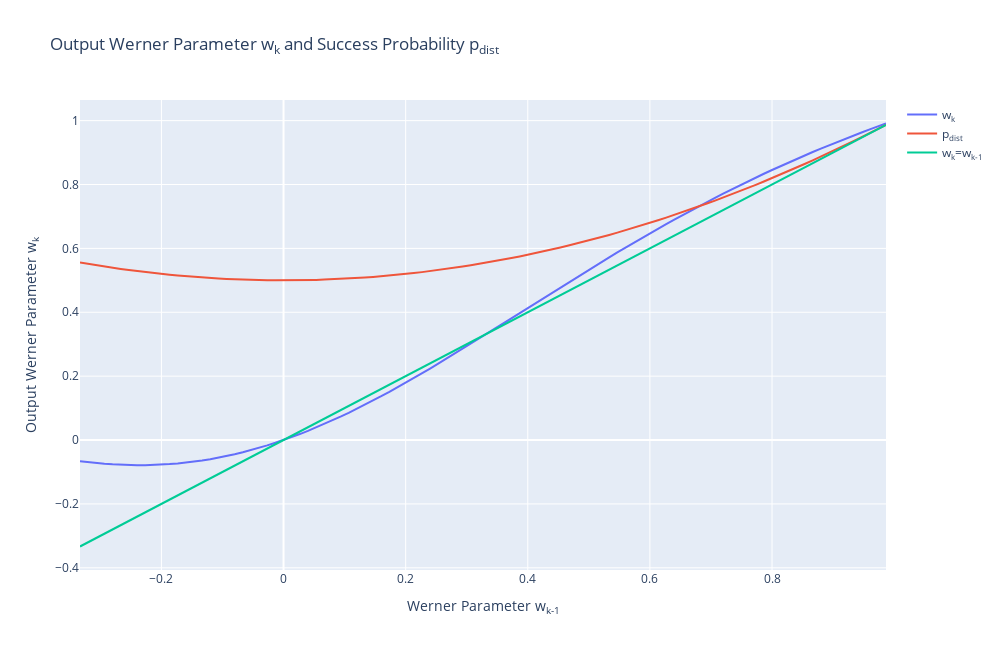

Here is the notebook cell this chart was saved with:
### Markdown cell above
### Output Werner Parameter $w_k$ and Success Probability $p_{dist}$ in function of the Werner Parameter $w_{k-1}$

### Code cell
F_0 = np.arange(0.0, 1.0, 0.01)
w_in = F_to_werner(F_0)

fig = go.Figure()

fig.add_trace(go.Scatter(x=w_in, y=F_to_werner(output_fidelity(F_0)),
                    mode='lines',
                    name="w<sub>k</sub>"))

fig.add_trace(go.Scatter(x=w_in, y=output_p_pass(F_0),
                    mode='lines',
                    name="p<sub>dist</sub>"))

fig.add_trace(go.Scatter(x=w_in, y=w_in,
                    mode='lines',
                    name="w<sub>k</sub>=w<sub>k-1</sub>"))

fig.update_layout(
    title="Output Werner Parameter w<sub>k</sub> and Success Probability p<sub>dist</sub>",
    xaxis_title='Werner Parameter w<sub>k-1</sub>',
    yaxis_title="Output Werner Parameter w<sub>k</sub>",
    width=PLT_WIDTH,
    height=PLT_HEIGHT
)

fig.show()
